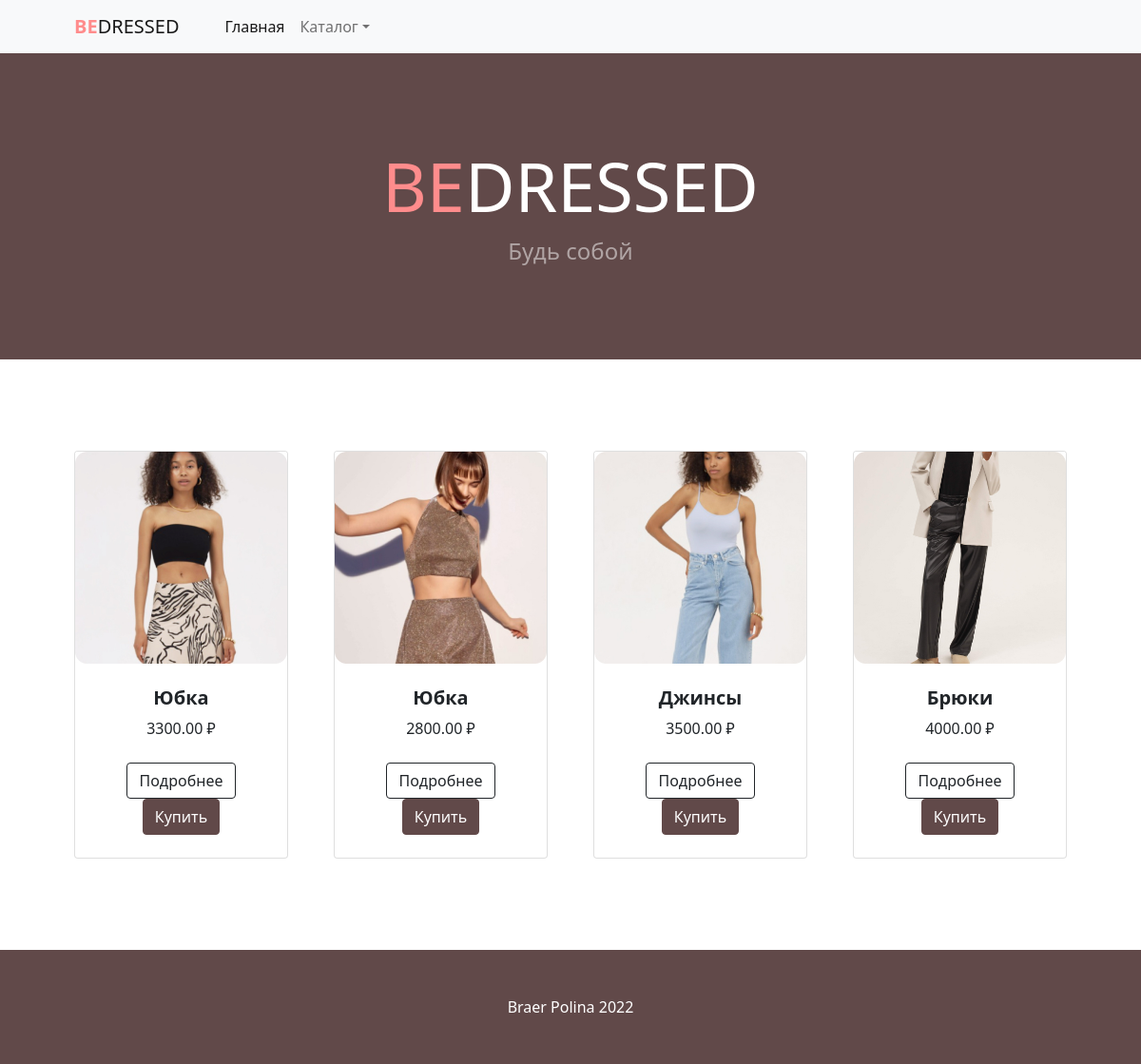
The app's page /category/bottomwear/ with its own data.
### shop_app/models.py (models this page shows, shortened)
class Product(models.Model):
    MIN_RESOLUTION = (300, 300)
    MAX_RESOLUTION = (4000, 4000)
    MAX_IMAGE_SIZE = 3145728
    class Meta:
        abstract = True
    category = models.ForeignKey(Category, verbose_name='Категория', on_delete=models.CASCADE)
    title = models.CharField(max_length=255, verbose_name='Наименование')
    slug = models.SlugField(unique=True)
    image = models.ImageField(verbose_name='Изображение')
    description = models.TextField(verbose_name='Описание', null=True)
    price = models.DecimalField(max_digits=9, decimal_places=2, verbose_name='Цена')
    def get_model_name(self):
        return self.__class__.__name__.lower()

class bottomwear(Product):
    color = models.CharField(max_length=255, verbose_name='Цвет')
    size = models.CharField(max_length=255, verbose_name='Размер')
    structure = models.CharField(max_length=255, verbose_name='Состав')
    brand = models.CharField(max_length=255, verbose_name='Бренд')
    def get_absolute_url(self):
        return get_product_url(self, 'product_detail')

### shop_app/views.py (the view)
# urls.py: path('category/<str:slug>/', CategoryDetailView.as_view(), name='category_detail'),
class CategoryDetailView(CartMixin, CategoryDetailMixin, DetailView):
    model = Category
    queryset = Category.objects.all()
    context_object_name = 'category'
    template_name = 'category.html'
    slug_url_kwarg = 'slug'
    def get_context_data(self, **kwargs):
        context = super().get_context_data(**kwargs)
        context['cart'] = self.cart
        return context

### shop_app/mixins.py (called while the page is built)
    def get_context_data(self, **kwargs):
        if isinstance(self.get_object(), Category):
            model = self.CATEGORY_SLUG_PRODUCT_MODEL[self.get_object().slug]
            context = super().get_context_data(**kwargs)
            context['categories'] = Category.objects.get_categories_for_sidebar()
            context['category_products'] = model.objects.all()
            return context
        context = super().get_context_data(**kwargs)
        context['categories'] = Category.objects.get_categories_for_sidebar()
        return context

    def dispatch(self, request, *args, **kwargs):
        if request.user.is_authenticated:
            customer = Customer.objects.filter(user=request.user).first()
            if not customer:
                customer = Customer.objects.create(user=request.user)
            cart = Cart.objects.filter(owner=customer, in_order=False).first()
            if not cart:
                cart = Cart.objects.create(owner=customer)
        else:
            cart = Cart.objects.filter(for_anonymous_user=True).first()
            if not cart:
                cart = Cart.objects.create(for_anonymous_user=True)
        self.cart = cart
        return super().dispatch(request, *args, **kwargs)

### shop_app/models.py (called while the page is built)
def get_models_for_count(*model_names):
    return [models.Count(model_name) for model_name in model_names]

def get_product_url(obj, view_name):
    ct_model = obj.__class__._meta.model_name
    return reverse(view_name, kwargs={'ct_model': ct_model, 'slug': obj.slug})

    def get_queryset(self):
        return super().get_queryset()

    def get_categories_for_sidebar(self):
        models = get_models_for_count('dresses', 'bags', 'topwear', 'bottomwear')
        qset = list(self.get_queryset().annotate(*models))
        data = [
            dict(name=wear_category.name, url=wear_category.get_absolute_url(),
                 count=getattr(wear_category, self.CATEGORY_NAME_COUNT[wear_category.name]))
            for wear_category in qset
        ]
        data.reverse()
        return data

    def get_absolute_url(self):
        return reverse('category_detail', kwargs={'slug': self.slug})

### shop_app/templates/category.html (shortened to what this page needs)
<!DOCTYPE html>
<html lang="ru">
    <head>
        {% load static %}
        <link href="https://cdn.jsdelivr.net/npm/bootstrap-icons@1.5.0/font/bootstrap-icons.css" rel="stylesheet" />
        <link href="{% static 'css/mainpage.css'%}" rel="stylesheet" />
    </head>
    <body>
        <nav class="navbar navbar-expand-lg navbar-light bg-light">
            <div class="container px-4 px-lg-5">
                <a class="navbar-brand" href="{% url 'mainpage' %}"><span style="color:#ff8c8c"><b>BE</b></span>DRESSED</a>
                <div class="collapse navbar-collapse" id="navbarSupportedContent">
                    <ul class="navbar-nav me-auto mb-2 mb-lg-0 ms-lg-4">
                        <li class="nav-item"><a class="nav-link active" aria-current="page" href="{% url 'mainpage' %}">Главная</a></li>
                        <li class="nav-item dropdown">
                            <a class="nav-link dropdown-toggle" id="navbarDropdown" href="#" role="button" data-bs-toggle="dropdown" aria-expanded="false">Каталог</a>
                        </li>
                    </ul>
                </div>
            </div>
        </nav>
        <header class="bg-dark py-5">
            <div class="container px-4 px-lg-5 my-5">
                <div class="text-center text-white">
                    <h1 class="display-2"><span style="color:#ff8c8c"><b>BE</b></span>DRESSED</h1>
                    <p class="lead text-white-50 mb-0">Будь собой</p>
                </div>
            </div>
        </header>
        <section class="py-5">
            <div class="container px-4 px-lg-5 mt-5">
                <div class="row gx-4 gx-lg-5 row-cols-2 row-cols-md-3 row-cols-xl-4 justify-content-center">
                    {% for product in category_products %}
                    <div class="col mb-5">
                        <div class="card h-100">
                            <img class="card-img-top" src="{{ product.image.url }}" alt="..." />
                            <div class="card-body p-4">
                                <div class="text-center">
                                    <h5 href="{{ product.get_absolute_url }}" class="fw-bolder">{{ product.title }}</h5>
                                    {{ product.price }} ₽
                                </div>
                            </div>
                            <div class="card-footer p-4 pt-0 border-top-0 bg-transparent">
                                <div class="text-center">
                                    <a class="btn btn-outline-dark mt-auto" href="{{ product.get_absolute_url }}">Подробнее</a>
                                    <a class="btn btn-secondary" href="{% url 'add_to_cart' ct_model=product.get_model_name slug=product.slug %}">Купить</a>
                                </div>
                            </div>
                        </div>
                    </div>
                    {% endfor %}
                </div>
            </div>
        </section>
        <footer class="py-5 bg-dark">
            <div class="container"><p class="m-0 text-center text-white">Braer Polina 2022</p></div>
        </footer>
    </body>
</html>

### records on screen
bottomwear: image (picture), title "Юбка", price "3300.00"
bottomwear: image (picture), title "Юбка", price "2800.00"
bottomwear: image (picture), title "Джинсы", price "3500.00"
bottomwear: image (picture), title "Брюки", price "4000.00"
